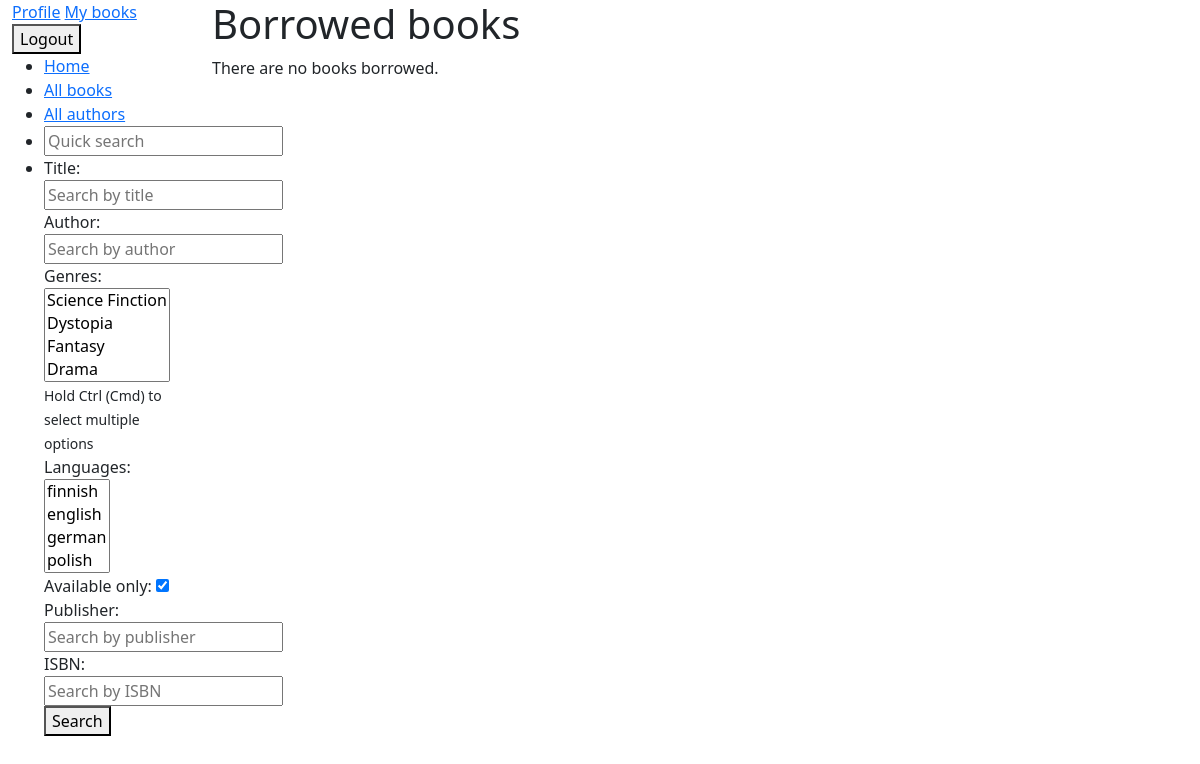
Page /mybooks/ (signed in) on the earlier database version.
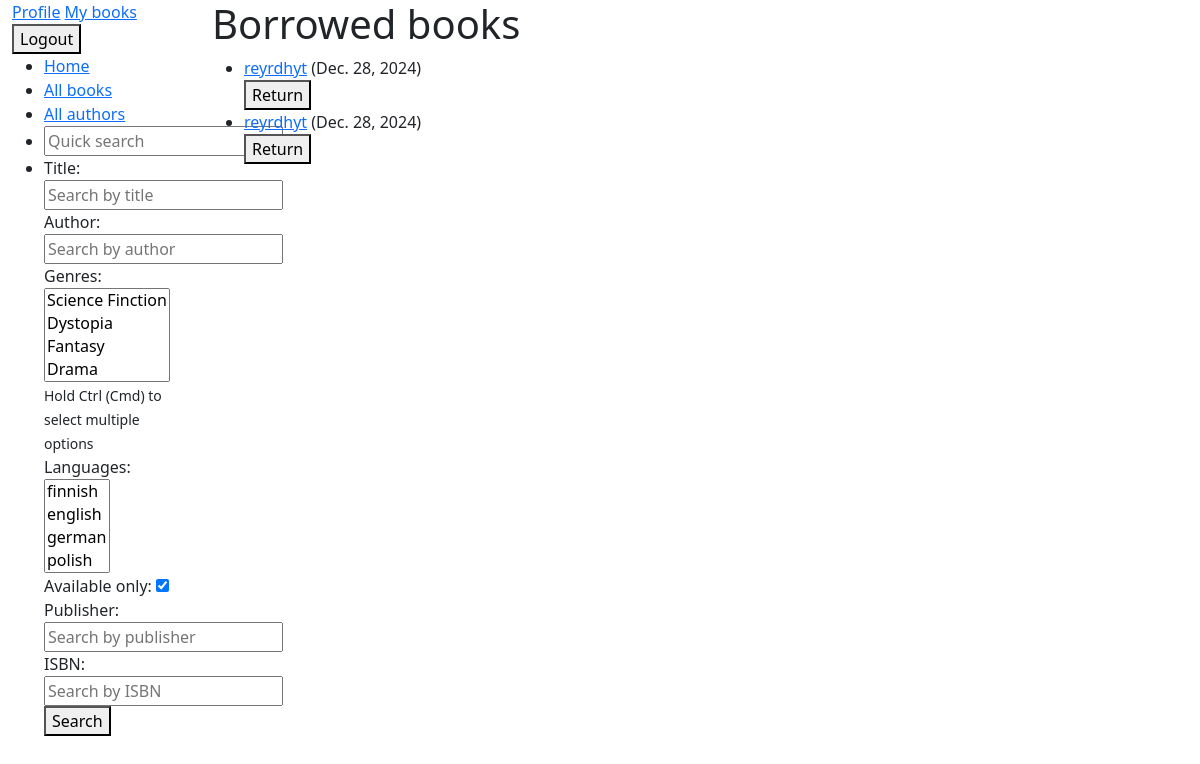
Same page on the later database version.
### catalog/models.py (models this page shows, shortened)
class BookInstance(models.Model):
    id = models.UUIDField(primary_key=True, default=uuid.uuid4, help_text="Unique ID for this book across whole library")
    due_back = models.DateField(null=True, blank=True)
    book = models.ForeignKey(Book, on_delete=models.RESTRICT, null=True)
    imprint = models.CharField(max_length=200)
    borrower = models.ForeignKey(User, on_delete=models.SET_NULL, null=True, blank=True)
    LOAN_STATUS = (
        ("a", "Available"),
        ("m", "Maintenance"),  # ?
        ("o", "On loan"),
        ("r", "Reserved"),
    )
    status = models.CharField(max_length=1, choices=LOAN_STATUS, blank=True, default="m")  # default a?
    class Meta:
        ordering = ["due_back"]

class Book(models.Model):
    title = models.CharField(max_length=200)
    author = models.ForeignKey("Author", on_delete=models.RESTRICT, null=True)  # todo: handle > 1 authors
    summary = models.TextField(max_length=1000, help_text="Enter a brief description of the book.")
    isbn = models.CharField("ISBN",
                            max_length=13,
                            unique=True,
                            validators=[
                                RegexValidator(
                                    regex=r"^\d{10}(\d{3})?$",  # Matches ISBN-10 or ISBN-13
                                )
                            ])
    genre = models.ManyToManyField("Genre")  # fix: can select only 1
    language = models.ForeignKey("Language", on_delete=models.SET_NULL, null=True)  # todo: support multiple langs
    def display_genre(self):
        """Display genre in admin"""
        return ", ".join(genre.name for genre in self.genre.all()[:3])
    display_genre.short_description = "Genre"

### catalog/views.py (the view)
# urls.py: path("mybooks/", views.LoanedByUserView.as_view(), name="user-borrowed"),
class LoanedByUserView(LoginRequiredMixin, ListView):
    model = BookInstance
    template_name = "catalog/bookinstance_list_borrowed_user.html"
    paginate_by = 10  # remove if add quantity restriction
    def get_queryset(self):
        return (BookInstance.objects.filter(borrower=self.request.user)
                .filter(status__exact="o")
                .order_by("due_back"))

### catalog/templates/catalog/bookinstance_list_borrowed_user.html (shortened to what this page needs)
{% extends "catalog/layout.html" %}
{% block content %}
    <h1>Borrowed books</h1>
    {% if bookinstance_list %}
    <ul>
        {% for bookinstance in bookinstance_list %}
        <li class="{% if bookinstance.is_overdue %}text-danger{% endif %}">
            <a href="{% url 'book-detail' bookinstance.book.pk %}">{{ bookinstance.book.title }}</a> ({{ bookinstance.due_back }})
            <form method="post" action="{% url 'return-book' bookinstance.book.pk %}">
                <button type="submit">Return</button>
            </form>
        </li>
        {% endfor %}
    </ul>
    {% else %}
        <p>There are no books borrowed.</p>
    {% endif %}
{% endblock content %}

Differences in the rows shown:
now on this page (row edited): BookInstance: book "reyrdhyt", due_back "Dec. 28, 2024"
now on this page (row edited): BookInstance: book "reyrdhyt", due_back "Dec. 28, 2024"
Other differences:
text no longer shown: "There are no books borrowed."
